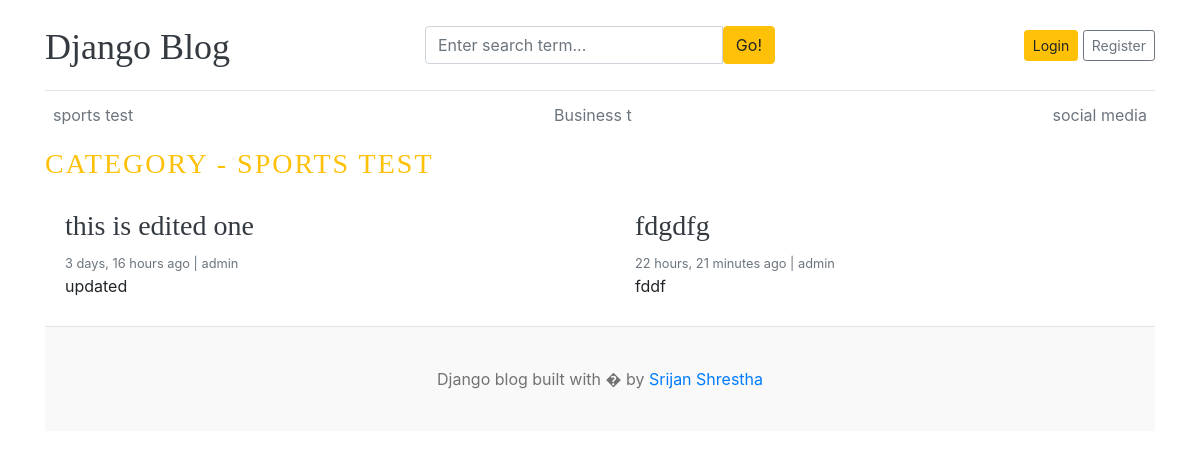
Page /category/1/ on the committed database.
### blogs/models.py (models this page shows, shortened)
class Category(models.Model):
    category_name = models.CharField(max_length=50, unique=True)
    created_at = models.DateTimeField(auto_now_add=True)
    updated_at = models.DateTimeField(auto_now=True)
    class Meta:
        verbose_name_plural = 'categories'
    def __str__(self):
        return self.category_name

class Blog(models.Model):
    title = models.CharField(max_length=100)
    slug = models.SlugField(max_length=150, unique=True, blank=True)
    category = models.ForeignKey(Category, on_delete=models.CASCADE)
    author = models.ForeignKey(User, on_delete=models.CASCADE)
    featured_image = models.ImageField(upload_to='uploads/%Y/%m/%d')
    short_description = models.TextField(max_length=500)
    blog_body =models.TextField(max_length=2000)
    status = models.CharField(max_length=20, choices=STATUS_CHOICES, default="Draft")
    is_featured = models.BooleanField(default=False)
    created_at = models.DateTimeField(auto_now_add=True)
    updated_at = models.DateTimeField(auto_now=True)

### blogs/views.py (the view)
# urls.py: path("<int:category_id>/", views.post_by_category, name='post_by_category'),
def post_by_category(request, category_id):
    posts = Blog.objects.filter(status='Published', category_id=category_id)
    try:
        category = Category.objects.get(pk=category_id)
    except:
        return redirect('home')
    context ={
        'posts':posts,
        'category':category,
    }
    return render(request, 'posts_by_category.html', context)

### blogs/context_processors.py (called while the page is built)
def get_categories(request):
    categories = Category.objects.all()
    return dict(categories=categories)

def get_social_links(request):
    social_links = SocialLink.objects.all()
    return dict(social_links=social_links)

### templates/posts_by_category.html (shortened to what this page needs)
{% extends 'base.html' %}
      {% block content %}
  <h3 class = 'text-uppercase text-warning' style='letter-spacing: 2px;'> Category -  {{ category}} </h3>
    <div class="row mb-2">
    {% if posts %}
      {% for post in posts %}
      <div class="col-md-6">
        <div class="card border-0" >
          <div class="card-body">
            <h3><a href="{% url 'blogs' post.slug %}" class='text-dark'>{{post.title}}</a></h3>
            <small class="mb-1 text-muted"> {{ post.created_at|timesince }} ago | {{post.author }}</small>
            <p class="card-text">{{post.short_description | truncatewords:20}}</p>
          </div>
        </div>
      </div>
    {% endfor %}
    {% else %}
        <P>No post</P>
    {%endif%}
    </div>
{% endblock%}

### templates/base.html (shortened to what this page needs)
  {% load static %}
  <!DOCTYPE html>
  <html lang="en">
  <head>
      <link href="https://getbootstrap.com/docs/4.0/dist/css/bootstrap.min.css" rel="stylesheet">
      <link href="{% static "css/blog.css" %}" rel="stylesheet">
      <link rel="stylesheet" href="https://cdnjs.cloudflare.com/ajax/libs/font-awesome/4.7.0/css/font-awesome.min.css">
    </head>
  <body>
      <div class="container">
        <header class="blog-header py-3">
          <div class="row flex-nowrap justify-content-between align-items-center">
            <div class="col-4 pt-1">
              <a class="blog-header-logo text-dark" href="/">Django Blog</a>
            </div>
            <div class='col-4'>
                <form action="{% url 'search'%}" method="GET">
                      <div class="input-group">
                        <input class="form-control" type="text" name='keyword' value="{{keyword}}" placeholder="Enter search term..." aria-label="Enter search term..." aria-describedby="button-search" />
                        <button type='submit' class="btn btn-warning" id="button-search" type="button">Go!</button>
                      </div>
                </form>
            </div>
            <div class="col-4 d-flex justify-content-end align-items-center">
              {% if not user.is_authenticated %}
              <a class="btn btn-sm btn-warning" href="{% url 'login' %}">Login</a> &nbsp;
              <a class="btn btn-sm btn-outline-secondary" href="{% url 'register'%}">Register</a>
              {%else%}
                  <span> <a href="{% url 'dashboard' %}"> Dashboard </span>
                  &emsp;
                  <span><a href="{% url 'logout' %}">Logout</a></span>
              {%endif%}
            </div>
          </div>
        </header>
        <div class="nav-scroller py-1 mb-2">
          <nav class="nav d-flex justify-content-between">
            {% for cat in categories %}
            <a class="p-2 text-muted" href="{% url 'post_by_category' cat.id%}">{{cat.category_name}}</a> <!- this from blogs name urls->
            {% endfor %}
          </nav>
        </div>
{% block content%}
{% endblock %}
  <footer class="blog-footer">
    <p>Django blog built with � by <a href="#">Srijan Shrestha</a></p>
  </footer>
  </body>
  </html>

### blog_main/static/css/blog.css (style rules this page uses)
.blog-header { border-bottom: 1px solid #e5e5e5; }
.blog-header-logo { font-family: "Playfair Display", Georgia, "Times New Roman", serif; font-size: 2.25rem; }
h1, h2, h3, h4, h5, h6 { font-family: "Playfair Display", Georgia, "Times New Roman", serif; }
.blog-footer { padding: 2.5rem 0; color: #727272; text-align: center; background-color: #f9f9f9; border-top: .05rem solid #e5e5e5; }
.blog-footer p:last-child { margin-bottom: 0; }

### rows in the picture
Category: category_name "sports test", category_name "SPORTS TEST"
Category: category_name "Business t"
Category: category_name "social media"
Blog: title "this is edited one", created_at "3 days, 16 hours", author "admin", short_description "updated"
Blog: title "fdgdfg", created_at "22 hours, 21 minutes", author "admin", short_description "fddf"
